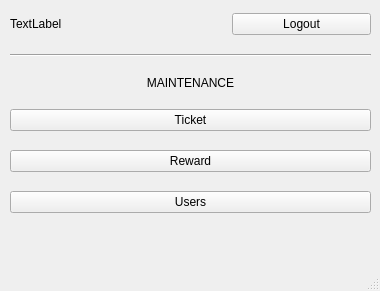
<?xml version="1.0" encoding="UTF-8"?>
<ui version="4.0">
 <class>MainMenuTech</class>
 <widget class="QMainWindow" name="MainMenuTech">
  <property name="geometry">
   <rect>
    <x>0</x>
    <y>0</y>
    <width>380</width>
    <height>291</height>
   </rect>
  </property>
  <property name="windowTitle">
   <string>MainWindow</string>
  </property>
  <widget class="QWidget" name="centralwidget">
   <widget class="QWidget" name="verticalLayoutWidget">
    <property name="geometry">
     <rect>
      <x>10</x>
      <y>0</y>
      <width>361</width>
      <height>231</height>
     </rect>
    </property>
    <layout class="QVBoxLayout" name="verticalLayout">
     <item>
      <layout class="QHBoxLayout" name="horizontalLayout">
       <item>
        <widget class="QLabel" name="picLbl">
         <property name="sizePolicy">
          <sizepolicy hsizetype="Fixed" vsizetype="Fixed">
           <horstretch>0</horstretch>
           <verstretch>0</verstretch>
          </sizepolicy>
         </property>
         <property name="minimumSize">
          <size>
           <width>0</width>
           <height>0</height>
          </size>
         </property>
         <property name="maximumSize">
          <size>
           <width>70</width>
           <height>70</height>
          </size>
         </property>
         <property name="text">
          <string>TextLabel</string>
         </property>
         <property name="scaledContents">
          <bool>true</bool>
         </property>
        </widget>
       </item>
       <item>
        <widget class="QLabel" name="loginAsLabel">
         <property name="autoFillBackground">
          <bool>true</bool>
         </property>
         <property name="text">
          <string/>
         </property>
        </widget>
       </item>
       <item>
        <widget class="QPushButton" name="buttonLogout">
         <property name="text">
          <string>Logout</string>
         </property>
        </widget>
       </item>
      </layout>
     </item>
     <item>
      <widget class="Line" name="line">
       <property name="orientation">
        <enum>Qt::Horizontal</enum>
       </property>
      </widget>
     </item>
     <item>
      <widget class="QLabel" name="aLabel">
       <property name="sizePolicy">
        <sizepolicy hsizetype="Preferred" vsizetype="Fixed">
         <horstretch>0</horstretch>
         <verstretch>0</verstretch>
        </sizepolicy>
       </property>
       <property name="text">
        <string>MAINTENANCE</string>
       </property>
       <property name="alignment">
        <set>Qt::AlignCenter</set>
       </property>
      </widget>
     </item>
     <item>
      <widget class="QPushButton" name="buttonTicket">
       <property name="text">
        <string>Ticket</string>
       </property>
      </widget>
     </item>
     <item>
      <widget class="QPushButton" name="buttonReward">
       <property name="text">
        <string>Reward</string>
       </property>
      </widget>
     </item>
     <item>
      <widget class="QPushButton" name="buttonAccount">
       <property name="text">
        <string>Users</string>
       </property>
      </widget>
     </item>
    </layout>
   </widget>
  </widget>
  <widget class="QMenuBar" name="menubar">
   <property name="geometry">
    <rect>
     <x>0</x>
     <y>0</y>
     <width>380</width>
     <height>22</height>
    </rect>
   </property>
  </widget>
  <widget class="QStatusBar" name="statusbar"/>
 </widget>
 <resources/>
 <connections/>
</ui>
